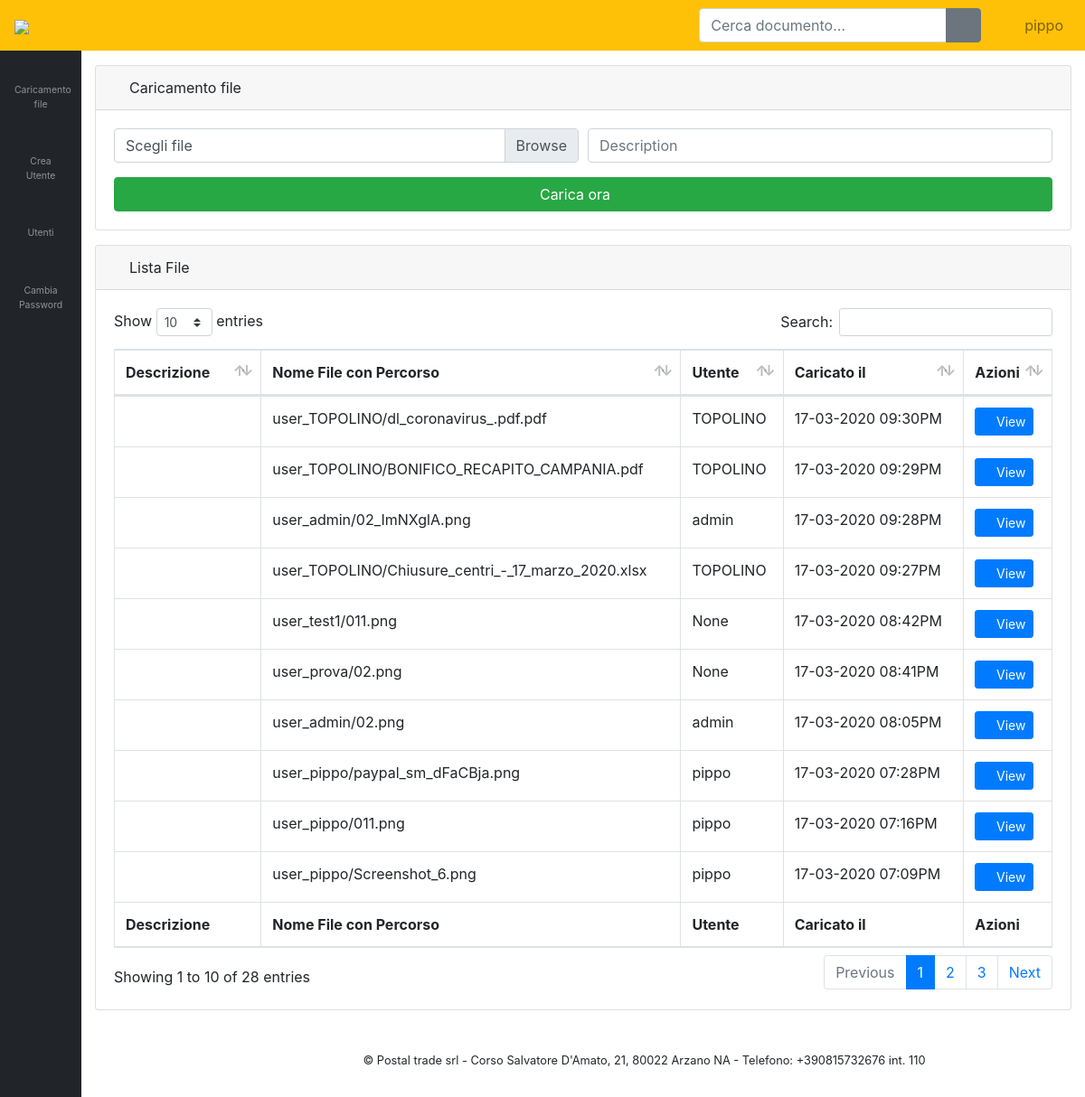
The page / (signed in) on the database its author committed.
### crud/models.py (models this page shows)
class Document(models.Model):
    description = models.CharField(max_length=255, blank=True)
    document = models.FileField(upload_to=user_directory_path)
    user = models.ForeignKey(settings.AUTH_USER_MODEL, on_delete=models.SET_NULL, null=True)
    uploaded_at = models.DateTimeField(auto_now_add=True)

### crud/views.py (the view)
# urls.py: url(r'^$', views.fileupload, name='index'),
@login_required
def fileupload(request):
    if request.method == 'POST':
        form = DocumentForm(request.POST, request.FILES)
        if form.is_valid():
            document = form.save(commit=False)
            document.user = request.user
            document.save()
            messages.success(request, 'File Uploaded successfully!')
        return redirect('home')
    else:
        form = DocumentForm()
        if request.user.is_superuser:
            documents = Document.objects.order_by('-uploaded_at')
        else:
            documents = Document.objects.filter(user=request.user).order_by('-uploaded_at')
        context = {
        'form':form,
        'documents': documents,
        }
    return render(request, 'fileupload.html', context)

### crud/forms.py
class DocumentForm(forms.ModelForm):
    class Meta:
        model = Document
        fields = ('description', 'document', )
        widgets={
                   "document":forms.FileInput(attrs={'name':'myfile','id':'fileInput','class':'form-control custom-file-input file'}),
                   "description":forms.TextInput(attrs={'placeholder':'Description','class':'form-control'}),
                }

### templates/fileupload.html (shortened to what this page needs)
{% extends 'layout/app.html' %}
{% block body %}
    <div id="content-wrapper">
        <div class="container-fluid">
            <div class="card mb-3">
                <div class="card-header">
                    <i class="fas fa-upload"></i>
                    Caricamento file
                </div>
                <div class="card-body">
                    <form action="" class="form-horizontal" method="POST" enctype="multipart/form-data">
                        <div class="form-group">
                            <div class="form-row">
                                <div class="col-md-6">
                                    <div class="input-group input-group-lg">
                                        <div class="custom-file">
                                            <label class="custom-file-label" id="fileLabel" for="fileInput">Scegli file</label>
                                        </div>
                                    </div>
                                </div>
                                <div class="col-md-6">
                                    <div class="input-group input-group-lg">
                                        <div class="custom-file">
                                            {{form.description}}
                                        </div>
                                    </div>
                                </div>
                            </div>
                        </div>
                        <button class="btn btn-success btn-block" type="submit">Carica ora &nbsp;&nbsp;&nbsp;</button>
                    </form>
                </div>
            </div>
            <div class="card mb-3">
                <div class="card-header">
                    <i class="fas fa-folder"></i>
                    Lista File
                </div>
                <div class="card-body">
                    <div class="table-responsive">
                    <table class="table table-bordered"  id="dataTable2" width="100%" cellspacing="0">
                        <thead>
                        <tr>
                            <th>Descrizione</th>
                            <th>Nome File con Percorso</th>
                            {% if request.user.is_superuser %}
                            <th>Utente</th>
                            {% endif %}
                            <th>Caricato il</th>
                            <th>Azioni</th>
                        </tr>
                        </thead>
                        <tfoot>
                            <tr>
                            <th>Descrizione</th>
                            <th>Nome File con Percorso</th>
                            {% if request.user.is_superuser %}
                            <th>Utente</th>
                            {% endif %}
                            <th>Caricato il</th>
                            <th>Azioni</th>
                            </tr>
                        </tfoot>
                        <tbody>
                        {% for document in documents %}
                            <tr>
                                <td>{{document.description}}</td>
                                <td>{{document.document}}</td>
                                {% if request.user.is_superuser %}
                                <td>{{document.user}}</td>
                                {% endif %}
                                <td>{{document.uploaded_at|date:"d-m-Y h:iA"}}</td>
                                <td>
                                    <a class="btn btn-sm btn-primary" href="media/{{document.document}}" target="blank"><span class="fa fa-eye"></span>&nbsp;View</a>
                                </td>
                            </tr>
                        {% endfor %}
                        </tbody>
                    </table>
                </div>
                </div>
            </div>
        </div>
    </div>
{% endblock %}

### templates/layout/app.html (shortened to what this page needs)
<!DOCTYPE html>
<html lang="en">
<head>
    {% load static %}
    <link href="{% static 'vendor/fontawesome-free/css/all.min.css' %}" rel="stylesheet" type="text/css">
    <link href="{% static 'vendor/datatables/dataTables.bootstrap4.css' %}" rel="stylesheet">
    <link href="{% static 'css/sb-admin.css' %}" rel="stylesheet">
</head>
<body id="page-top">
{% include "elements/header.html" %}
<div id="wrapper">
    {% include "elements/sidebar.html" %}
    {% block body %}{% endblock %}
    <footer class="sticky-footer bg-white">
        <div class="container my-auto">
          <div class="copyright text-center my-auto">
            <span>&copy; Postal trade srl - Corso Salvatore D'Amato, 21, 80022 Arzano NA -
Telefono: +390815732676 int. 110</span>
          </div>
        </div>
      </footer>
</div>
</body>
</html>

### templates/elements/header.html (shortened to what this page needs)
<nav class="navbar navbar-expand navbar-light bg-warning static-top">
    {% load static %}
    <a class="navbar-brand mr-1" href="{% url 'home' %}"><img style="width: 180px;" src="{% static 'img/logo.png' %}"></a>
    <button class="btn btn-link btn-sm text-white order-1 order-sm-0" id="sidebarToggle" href="#">
        <i class="fas fa-bars"></i>
    </button>
    <form class="d-none d-md-inline-block form-inline ml-auto mr-0 mr-md-3 my-2 my-md-0">
        <div class="input-group">
            <input type="text" class="form-control" placeholder="Cerca documento..." aria-label="Search" aria-describedby="basic-addon2">
            <div class="input-group-append">
                <button class="btn btn-secondary" type="button">
                    <i class="fas fa-search"></i>
                </button>
            </div>
        </div>
    </form>
    <ul class="navbar-nav ml-auto ml-md-0">
        <li class="nav-item dropdown no-arrow">
            <a class="nav-link dropdown-toggle" href="#" id="userDropdown" role="button" data-toggle="dropdown" aria-haspopup="true" aria-expanded="false">
                <i class="fas fa-user-circle fa-fw"></i>
                <span>{{request.user}}</span>
            </a>
        </li>
    </ul>
</nav>

### templates/elements/sidebar.html
<ul class="sidebar navbar-nav toggled">
    <li class="nav-item">
        <a class="nav-link" href="{% url 'home' %}">
            <i class="fas fa-cloud-upload-alt"></i>
            <span>Caricamento file</span>
        </a>
    </li>
    {% if request.user.is_superuser %}
    <li class="nav-item">
        <a class="nav-link" href="{% url 'register' %}">
            <i class="fas fa-user-plus fa-fw"></i>
            <span>Crea Utente</span>
        </a>
    </li>
    <li class="nav-item">
        <a class="nav-link" href="{% url 'users' %}">
            <i class="fas fa-users fa-fw"></i>
            <span>Utenti</span>
        </a>
    </li>
    {% endif %}
    <li class="nav-item">
        <a class="nav-link" href="{% url 'changePassword' %}">
            <i class="fas fa-key fa-fw"></i>
            <span>Cambia Password</span>
        </a>
    </li>
</ul>

### rows shown on the page
Document: document "user_TOPOLINO/dl_coronavirus_.pdf.pdf", user "TOPOLINO", uploaded_at "17-03-2020 09:30PM"
Document: document "user_TOPOLINO/BONIFICO_RECAPITO_CAMPANIA.pdf", user "TOPOLINO", uploaded_at "17-03-2020 09:29PM"
Document: document "user_admin/02_ImNXglA.png", user "admin", uploaded_at "17-03-2020 09:28PM"
Document: document "user_TOPOLINO/Chiusure_centri_-_17_marzo_2020.xlsx", user "TOPOLINO", uploaded_at "17-03-2020 09:27PM"
Document: document "user_test1/011.png", user "None", uploaded_at "17-03-2020 08:42PM"
Document: document "user_prova/02.png", user "None", uploaded_at "17-03-2020 08:41PM"
Document: document "user_admin/02.png", user "admin", uploaded_at "17-03-2020 08:05PM"
Document: document "user_pippo/paypal_sm_dFaCBja.png", user "pippo", uploaded_at "17-03-2020 07:28PM"
Document: document "user_pippo/011.png", user "pippo", uploaded_at "17-03-2020 07:16PM"
Document: document "user_pippo/Screenshot_6.png", user "pippo", uploaded_at "17-03-2020 07:09PM"

### other values the page prints
{{ request.user }} "pippo"
